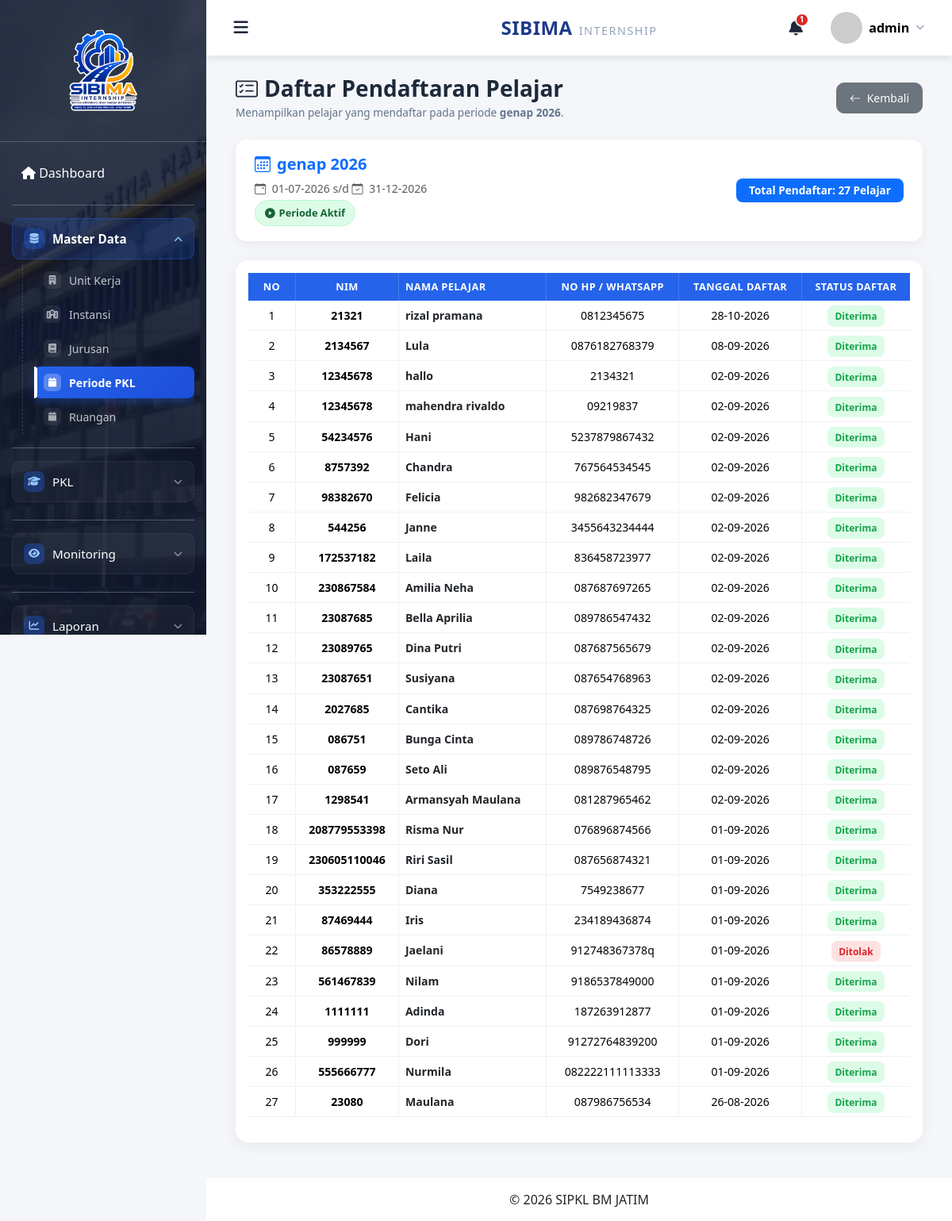
The page /admin/periode_pkl/daftar_pendaftaran.php?id=5 (signed in) on the database its author committed.
### tables this page shows
CREATE TABLE `periode_pkl` (
  `id` bigint(20) NOT NULL,
  `nama_periode` varchar(100) DEFAULT NULL,
  `tanggal_mulai` date DEFAULT NULL,
  `tanggal_selesai` date DEFAULT NULL,
  `status` enum('aktif','selesai') DEFAULT 'aktif',
  `created_at` timestamp NULL DEFAULT NULL,
  `updated_at` timestamp NULL DEFAULT NULL
);

CREATE TABLE `pendaftaran` (
  `id` bigint(20) NOT NULL,
  `pelajar_id` bigint(20) DEFAULT NULL,
  `periode_id` bigint(20) DEFAULT NULL,
  `unit_kerja_id` bigint(20) DEFAULT NULL,
  `pembimbing_id` bigint(20) DEFAULT NULL,
  `tanggal_daftar` date DEFAULT NULL,
  `surat_pengantar` varchar(255) DEFAULT NULL,
  `cv` varchar(255) DEFAULT NULL,
  `transkrip` varchar(255) DEFAULT NULL,
  `proposal` varchar(255) DEFAULT NULL,
  `status` enum('menunggu','diterima','ditolak') DEFAULT 'menunggu',
  `catatan_admin` text DEFAULT NULL,
  `created_at` timestamp NULL DEFAULT NULL,
  `updated_at` timestamp NULL DEFAULT NULL
);

CREATE TABLE `pelajar` (
  `id` bigint(20) NOT NULL,
  `user_id` bigint(20) DEFAULT NULL,
  `nim` varchar(30) DEFAULT NULL,
  `nama` varchar(100) DEFAULT NULL,
  `instansi_id` int(11) NOT NULL,
  `jurusan_id` int(11) DEFAULT NULL,
  `id_ruangan` int(11) DEFAULT NULL,
  `alamat` text DEFAULT NULL,
  `no_hp` varchar(20) DEFAULT NULL,
  `email` varchar(100) DEFAULT NULL,
  `foto` varchar(255) DEFAULT NULL,
  `created_at` timestamp NULL DEFAULT NULL,
  `updated_at` timestamp NULL DEFAULT NULL,
  `last_notif_read` datetime DEFAULT NULL
);

### admin/periode_pkl/daftar_pendaftaran.php (the view, shortened to what this page needs)
<?php
    include "../../config/config.php";
    $id_periode = isset($_GET['id']) ? mysqli_real_escape_string($conn, $_GET['id']) : '';
    $query_periode = mysqli_query($conn, "SELECT * FROM periode_pkl WHERE id = '$id_periode'");
    $periode = mysqli_fetch_assoc($query_periode);
    $query_pendaftaran = mysqli_query($conn, "
    SELECT pd.*, pl.nim, pl.nama, pl.no_hp
    FROM pendaftaran pd
    JOIN pelajar pl ON pd.pelajar_id = pl.id
    WHERE pd.periode_id = '$id_periode'
    ORDER BY pd.id DESC
");
    include "../../include/header.php";
    include "../../include/navbar.php";
    include "../../include/sidebar.php";
?>
<div class="container-fluid">
    <div class="page-header-bar">
        <div>
            <h3><i class="bi bi-card-checklist me-2"></i>Daftar Pendaftaran Pelajar</h3>
            <p>Menampilkan pelajar yang mendaftar pada periode
                <b><?php echo htmlspecialchars($periode['nama_periode']); ?></b>.</p>
        </div>
        <a href="index.php" class="btn btn-secondary btn-sm px-3 py-2" style="border-radius: 10px;">
            <i class="bi bi-arrow-left me-1"></i> Kembali
        </a>
    </div>
    <div class="periode-info-box">
        <div>
            <h5 class="fw-bold text-primary mb-2"><i
                    class="bi bi-calendar3 me-2"></i><?php echo htmlspecialchars($periode['nama_periode']); ?></h5>
            <div class="text-muted small mb-1">
                <i class="bi bi-calendar-event me-1"></i>
                <?php echo date('d-m-Y', strtotime($periode['tanggal_mulai'])); ?>
                s/d
                <i class="bi bi-calendar-check me-1"></i>
                <?php echo date('d-m-Y', strtotime($periode['tanggal_selesai'])); ?>
            </div>
            <?php if ($periode['status'] == 'aktif') {?>
            <span class="badge-status status-aktif"><i class="bi bi-play-circle-fill"></i> Periode Aktif</span>
            <?php } else {?>
            <span class="badge-status status-selesai"><i class="bi bi-check-circle-fill"></i> Periode Selesai</span>
            <?php }?>
        </div>
        <div>
            <span class="badge bg-primary px-3 py-2" style="font-size: 0.85rem; border-radius: 8px;">
                Total Pendaftar: <?php echo mysqli_num_rows($query_pendaftaran); ?> Pelajar
            </span>
        </div>
    </div>
    <div class="card card-table">
        <div class="card-body">
            <div class="table-responsive">
                <table id="tabelPendaftaranPeriode" class="table table-hover table-modern-pendaftaran">
                    <thead>
                        <tr>
                            <th width="60">No</th>
                            <th>NIM</th>
                            <th class="text-left-col">Nama Pelajar</th>
                            <th>No HP / WhatsApp</th>
                            <th>Tanggal Daftar</th>
                            <th>Status Daftar</th>
                        </tr>
                    </thead>
                    <tbody>
                        <?php
                        $no = 1;
                        if (mysqli_num_rows($query_pendaftaran) > 0) {
                            while ($row = mysqli_fetch_assoc($query_pendaftaran)) {
                                $status      = strtolower(trim($row['status']));
                                $statusClass = match ($status) {
                                    'menunggu' => 'daftar-menunggu',
                                    'diterima' => 'daftar-diterima',
                                    'ditolak'  => 'daftar-ditolak',
                                    default    => 'bg-secondary text-white'
                                };
                            ?>
                        <tr>
                            <td><?php echo $no++; ?></td>
                            <td><span class="fw-semibold"><?php echo htmlspecialchars($row['nim']); ?></span></td>
                            <td class="text-left-col fw-bold text-dark"><?php echo htmlspecialchars($row['nama']); ?>
                            </td>
                            <td><?php echo ! empty($row['no_hp']) ? htmlspecialchars($row['no_hp']) : '-'; ?></td>
                            <td><?php echo date('d-m-Y', strtotime($row['tanggal_daftar'])); ?></td>
                            <td>
                                <span class="badge-pendaftaran <?php echo $statusClass; ?>">
                                    <?php echo ucfirst($status); ?>
                                </span>
                            </td>
                        </tr>
                        <?php
                        }
                        }
                    ?>
                    </tbody>
                </table>
            </div>
        </div>
    </div>
</div>
<?php include "../../include/footer.php"; ?>

### assets/css/style.css (style rules this page uses)
* { margin:0; padding:0; box-sizing:border-box; }
body { background:#f4f6f9; font-family:'Segoe UI',sans-serif; }
a { text-decoration:none; }
.card { border:none; border-radius:15px; box-shadow:0 5px 15px rgba(0,0,0,.08); }

### admin/periode_pkl/daftar_pendaftaran.php (style rules this page uses)
.page-header-bar { display: flex; justify-content: space-between; align-items: center; margin-bottom: 1.5rem; }
.page-header-bar h3 { font-weight: 700; color: #1e293b; margin: 0; }
.page-header-bar p { color: #64748b; font-size: 0.85rem; margin: 0.2rem 0 0; }
.card-table { border: none; border-radius: 16px; box-shadow: 0 4px 18px rgba(0, 0, 0, 0.06); }
table.table-modern-pendaftaran { border-collapse: separate !important; border-spacing: 0; width: 100% !important; }
table.table-modern-pendaftaran thead th { background: #2563eb; color: #fff; border: none !important; font-size: 0.8rem; text-transform: uppercase; letter-spacing: 0.4px; white-space: nowrap; text-align: center; border-right: 1px solid rgba(255, 255, 255, 0.15) !important; }
table.table-modern-pendaftaran thead th:last-child { border-right: none !important; }
table.table-modern-pendaftaran thead th.text-left-col { text-align: left; }
table.table-modern-pendaftaran tbody td { vertical-align: middle; font-size: 0.88rem; border-color: #eef1f5 !important; text-align: center; border-right: 1px solid #eef1f5; }
table.table-modern-pendaftaran tbody td.text-left-col { text-align: left !important; }
table.table-modern-pendaftaran tbody td:last-child { border-right: none; }
.periode-info-box { background: #fff; border-radius: 14px; padding: 1.2rem 1.5rem; box-shadow: 0 4px 14px rgba(0, 0, 0, 0.05); margin-bottom: 1.5rem; display: flex; justify-content: space-between; align-items: center; }
.badge-status { padding: 0.35rem 0.75rem; border-radius: 20px; font-weight: 600; font-size: 0.8rem; display: inline-flex; align-items: center; gap: 0.3rem; }
.status-aktif { background: #dcfce7; color: #166534; border: 1px solid #bbf7d0; }
.badge-pendaftaran { padding: 0.3rem 0.6rem; border-radius: 8px; font-size: 0.75rem; font-weight: 600; }
.daftar-diterima { background: #dcfce7; color: #16a34a; }
.daftar-ditolak { background: #fee2e2; color: #dc2626; }

### rows shown on the page
periode_pkl: nama_periode "genap 2026", tanggal_mulai "01-07-2026", tanggal_selesai "31-12-2026"
pendaftaran: pelajar.nim "21321", pelajar.nama "rizal pramana", pelajar.no_hp "0812345675", tanggal_daftar "28-10-2026", status "Diterima"
pendaftaran: pelajar.nim "2134567", pelajar.nama "Lula", pelajar.no_hp "0876182768379", tanggal_daftar "08-09-2026", status "Diterima"
pendaftaran: pelajar.nim "12345678", pelajar.nama "hallo", pelajar.no_hp "2134321", tanggal_daftar "02-09-2026", status "Diterima"
pendaftaran: pelajar.nim "12345678", pelajar.nama "mahendra rivaldo", pelajar.no_hp "09219837", tanggal_daftar "02-09-2026", status "Diterima"
pendaftaran: pelajar.nim "54234576", pelajar.nama "Hani", pelajar.no_hp "5237879867432", tanggal_daftar "02-09-2026", status "Diterima"
pendaftaran: pelajar.nim "8757392", pelajar.nama "Chandra", pelajar.no_hp "767564534545", tanggal_daftar "02-09-2026", status "Diterima"
pendaftaran: pelajar.nim "98382670", pelajar.nama "Felicia", pelajar.no_hp "982682347679", tanggal_daftar "02-09-2026", status "Diterima"
pendaftaran: pelajar.nim "544256", pelajar.nama "Janne", pelajar.no_hp "3455643234444", tanggal_daftar "02-09-2026", status "Diterima"
pendaftaran: pelajar.nim "172537182", pelajar.nama "Laila", pelajar.no_hp "836458723977", tanggal_daftar "02-09-2026", status "Diterima"
pendaftaran: pelajar.nim "230867584", pelajar.nama "Amilia Neha", pelajar.no_hp "087687697265", tanggal_daftar "02-09-2026", status "Diterima"
pendaftaran: pelajar.nim "23087685", pelajar.nama "Bella Aprilia", pelajar.no_hp "089786547432", tanggal_daftar "02-09-2026", status "Diterima"
pendaftaran: pelajar.nim "23089765", pelajar.nama "Dina Putri", pelajar.no_hp "087687565679", tanggal_daftar "02-09-2026", status "Diterima"
pendaftaran: pelajar.nim "23087651", pelajar.nama "Susiyana", pelajar.no_hp "087654768963", tanggal_daftar "02-09-2026", status "Diterima"
pendaftaran: pelajar.nim "2027685", pelajar.nama "Cantika", pelajar.no_hp "087698764325", tanggal_daftar "02-09-2026", status "Diterima"
pendaftaran: pelajar.nim "086751", pelajar.nama "Bunga Cinta", pelajar.no_hp "089786748726", tanggal_daftar "02-09-2026", status "Diterima"
pendaftaran: pelajar.nim "087659", pelajar.nama "Seto Ali", pelajar.no_hp "089876548795", tanggal_daftar "02-09-2026", status "Diterima"
pendaftaran: pelajar.nim "1298541", pelajar.nama "Armansyah Maulana", pelajar.no_hp "081287965462", tanggal_daftar "02-09-2026", status "Diterima"
pendaftaran: pelajar.nim "208779553398", pelajar.nama "Risma Nur", pelajar.no_hp "076896874566", tanggal_daftar "01-09-2026", status "Diterima"
pendaftaran: pelajar.nim "230605110046", pelajar.nama "Riri Sasil", pelajar.no_hp "087656874321", tanggal_daftar "01-09-2026", status "Diterima"
pendaftaran: pelajar.nim "353222555", pelajar.nama "Diana", pelajar.no_hp "7549238677", tanggal_daftar "01-09-2026", status "Diterima"
pendaftaran: pelajar.nim "87469444", pelajar.nama "Iris", pelajar.no_hp "234189436874", tanggal_daftar "01-09-2026", status "Diterima"
pendaftaran: pelajar.nim "86578889", pelajar.nama "Jaelani", pelajar.no_hp "912748367378q", tanggal_daftar "01-09-2026", status "Ditolak"
pendaftaran: pelajar.nim "561467839", pelajar.nama "Nilam", pelajar.no_hp "9186537849000", tanggal_daftar "01-09-2026", status "Diterima"
pendaftaran: pelajar.nim "1111111", pelajar.nama "Adinda", pelajar.no_hp "187263912877", tanggal_daftar "01-09-2026", status "Diterima"
pendaftaran: pelajar.nim "999999", pelajar.nama "Dori", pelajar.no_hp "91272764839200", tanggal_daftar "01-09-2026", status "Diterima"
pendaftaran: pelajar.nim "555666777", pelajar.nama "Nurmila", pelajar.no_hp "082222111113333", tanggal_daftar "01-09-2026", status "Diterima"
pendaftaran: pelajar.nim "23080", pelajar.nama "Maulana", pelajar.no_hp "087986756534", tanggal_daftar "26-08-2026", status "Diterima"

### other values the page prints
$totalNotifikasi "1"
$_SESSION['nama'] "admin"
mysqli_num_rows($query_pendaftaran) "27"
